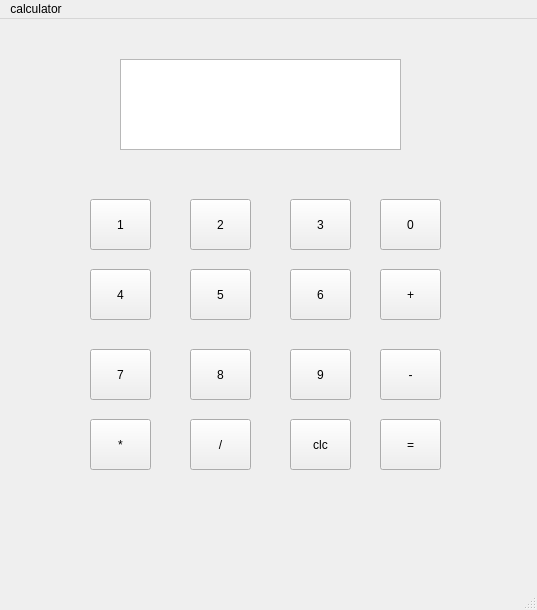
<?xml version="1.0" encoding="UTF-8"?>
<ui version="4.0">
 <class>MainWindow</class>
 <widget class="QMainWindow" name="MainWindow">
  <property name="geometry">
   <rect>
    <x>0</x>
    <y>0</y>
    <width>537</width>
    <height>610</height>
   </rect>
  </property>
  <property name="windowTitle">
   <string>MainWindow</string>
  </property>
  <widget class="QWidget" name="centralwidget">
   <widget class="QPushButton" name="pushButton">
    <property name="geometry">
     <rect>
      <x>90</x>
      <y>180</y>
      <width>61</width>
      <height>51</height>
     </rect>
    </property>
    <property name="text">
     <string>1</string>
    </property>
   </widget>
   <widget class="QPushButton" name="pushButton_2">
    <property name="geometry">
     <rect>
      <x>190</x>
      <y>180</y>
      <width>61</width>
      <height>51</height>
     </rect>
    </property>
    <property name="text">
     <string>2</string>
    </property>
   </widget>
   <widget class="QPushButton" name="pushButton_3">
    <property name="geometry">
     <rect>
      <x>290</x>
      <y>180</y>
      <width>61</width>
      <height>51</height>
     </rect>
    </property>
    <property name="text">
     <string>3</string>
    </property>
   </widget>
   <widget class="QPushButton" name="pushButton_4">
    <property name="geometry">
     <rect>
      <x>290</x>
      <y>330</y>
      <width>61</width>
      <height>51</height>
     </rect>
    </property>
    <property name="text">
     <string>9</string>
    </property>
   </widget>
   <widget class="QPushButton" name="pushButton_5">
    <property name="geometry">
     <rect>
      <x>90</x>
      <y>330</y>
      <width>61</width>
      <height>51</height>
     </rect>
    </property>
    <property name="text">
     <string>7</string>
    </property>
   </widget>
   <widget class="QPushButton" name="pushButton_6">
    <property name="geometry">
     <rect>
      <x>190</x>
      <y>330</y>
      <width>61</width>
      <height>51</height>
     </rect>
    </property>
    <property name="text">
     <string>8</string>
    </property>
   </widget>
   <widget class="QPushButton" name="pushButton_7">
    <property name="geometry">
     <rect>
      <x>290</x>
      <y>250</y>
      <width>61</width>
      <height>51</height>
     </rect>
    </property>
    <property name="text">
     <string>6</string>
    </property>
   </widget>
   <widget class="QPushButton" name="pushButton_8">
    <property name="geometry">
     <rect>
      <x>90</x>
      <y>250</y>
      <width>61</width>
      <height>51</height>
     </rect>
    </property>
    <property name="text">
     <string>4</string>
    </property>
   </widget>
   <widget class="QPushButton" name="pushButton_9">
    <property name="geometry">
     <rect>
      <x>190</x>
      <y>250</y>
      <width>61</width>
      <height>51</height>
     </rect>
    </property>
    <property name="text">
     <string>5</string>
    </property>
   </widget>
   <widget class="QPushButton" name="pushButton_10">
    <property name="geometry">
     <rect>
      <x>380</x>
      <y>250</y>
      <width>61</width>
      <height>51</height>
     </rect>
    </property>
    <property name="text">
     <string>+</string>
    </property>
   </widget>
   <widget class="QPushButton" name="pushButton_11">
    <property name="geometry">
     <rect>
      <x>380</x>
      <y>330</y>
      <width>61</width>
      <height>51</height>
     </rect>
    </property>
    <property name="text">
     <string>-</string>
    </property>
   </widget>
   <widget class="QPushButton" name="pushButton_12">
    <property name="geometry">
     <rect>
      <x>380</x>
      <y>180</y>
      <width>61</width>
      <height>51</height>
     </rect>
    </property>
    <property name="text">
     <string>0</string>
    </property>
   </widget>
   <widget class="QPushButton" name="pushButton_13">
    <property name="geometry">
     <rect>
      <x>190</x>
      <y>400</y>
      <width>61</width>
      <height>51</height>
     </rect>
    </property>
    <property name="text">
     <string>/</string>
    </property>
   </widget>
   <widget class="QPushButton" name="pushButton_14">
    <property name="geometry">
     <rect>
      <x>290</x>
      <y>400</y>
      <width>61</width>
      <height>51</height>
     </rect>
    </property>
    <property name="text">
     <string>clc</string>
    </property>
   </widget>
   <widget class="QPushButton" name="pushButton_15">
    <property name="geometry">
     <rect>
      <x>90</x>
      <y>400</y>
      <width>61</width>
      <height>51</height>
     </rect>
    </property>
    <property name="text">
     <string>*</string>
    </property>
   </widget>
   <widget class="QPushButton" name="pushButton_16">
    <property name="geometry">
     <rect>
      <x>380</x>
      <y>400</y>
      <width>61</width>
      <height>51</height>
     </rect>
    </property>
    <property name="text">
     <string>=</string>
    </property>
   </widget>
   <widget class="QTextBrowser" name="textBrowser">
    <property name="geometry">
     <rect>
      <x>120</x>
      <y>40</y>
      <width>281</width>
      <height>91</height>
     </rect>
    </property>
    <property name="font">
     <font>
      <pointsize>14</pointsize>
      <weight>75</weight>
      <bold>true</bold>
     </font>
    </property>
   </widget>
  </widget>
  <widget class="QMenuBar" name="menubar">
   <property name="geometry">
    <rect>
     <x>0</x>
     <y>0</y>
     <width>537</width>
     <height>26</height>
    </rect>
   </property>
   <widget class="QMenu" name="menucal">
    <property name="title">
     <string>calculator</string>
    </property>
   </widget>
   <addaction name="menucal"/>
  </widget>
  <widget class="QStatusBar" name="statusbar"/>
 </widget>
 <resources>
  <include location="pics_ui.qrc"/>
 </resources>
 <connections/>
</ui>
